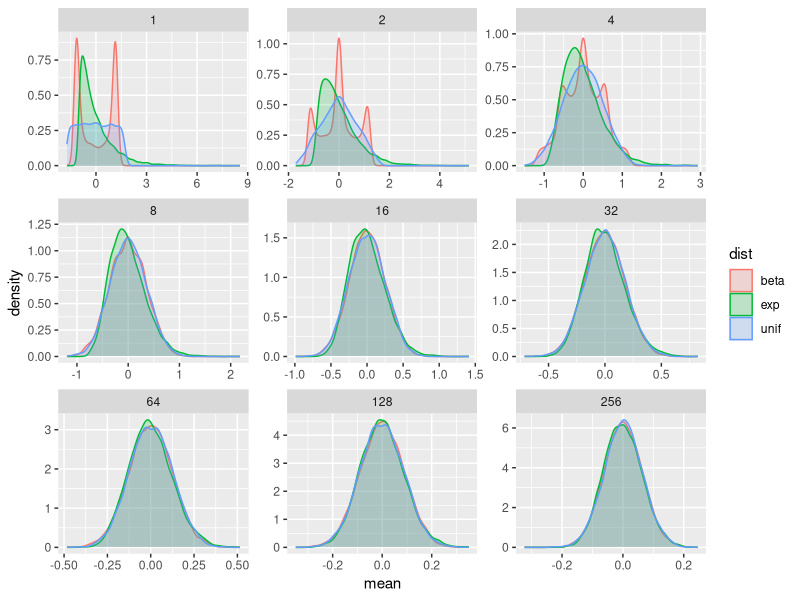
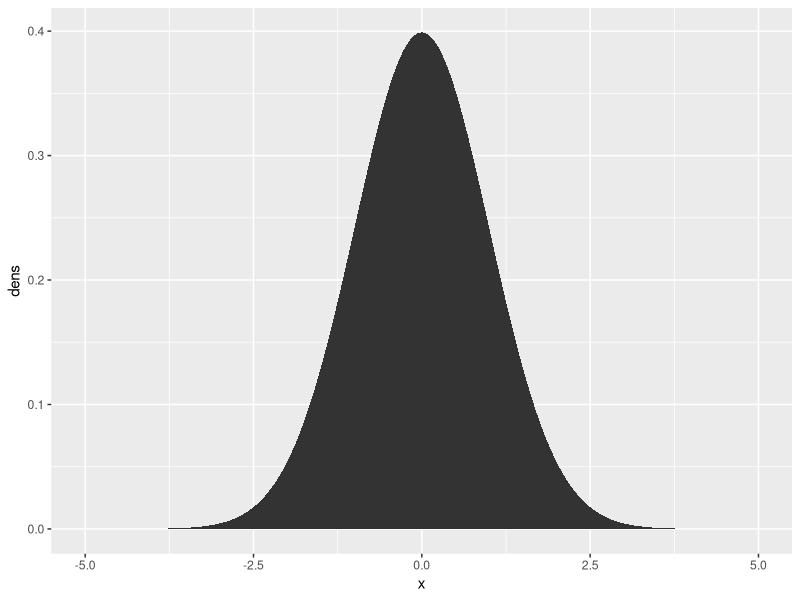

The R script that drew these images, in order:
## ---- chunk 1
samplers= list()
samplers[['beta']] = function(n){(rbeta(n, 0.2, 0.2)-0.5)/0.423}
samplers[['unif']] = function(n){(runif(n, 0, 1)-0.5)/0.29}
samplers[['exp']] = function(n){(rexp(n, 2)-0.5)/0.5}

ns = c(1, 2, 4, 8, 16, 32, 64, 128, 256)

k =10000

df = data.frame()
for(dist in names(samplers)){
  for(n in ns){
    df = rbind(df, data.frame(dist=dist, 
                              n=n, 
                              mean=replicate(k, mean(samplers[[dist]](n)))))
  }
}

library(ggplot2)
ggplot(df, aes(x=mean, color=dist, fill=dist))+
  facet_wrap(~n, scales ="free")+
  geom_density(alpha=0.2)
## ---- chunk 2
x = seq(-5,5,by=0.01)
ggplot(data.frame(x=x, dens=dnorm(x,0,1)), aes(x=x,y=dens))+geom_area()
